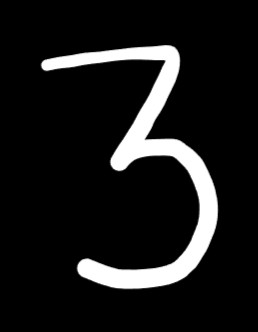
#> input picture images/threeDigital.jpg, 258 x 332 px
$ python preProcessing.py
#> lines starting #> are read from the running program, lines starting #| are printed output that depends on the picture; after the words box and inside, x2 and y2 are one past the last pixel; in counts of white or black regions, pixels touching at a corner belong together
import numpy as np
import cv2
import joblib

knn = joblib.load('models/knn_model.pkl')
#> (reads models/knn_model.pkl from the repository)
svm = joblib.load('models/svm_model.pkl')
#> (reads models/svm_model.pkl from the repository)

image = cv2.imread('images/threeDigital.jpg', cv2.IMREAD_GRAYSCALE)
#> image is the input picture: shape (332, 258); min 0, max 255, mean 27
image = cv2.resize(image, (500, 500), interpolation=cv2.INTER_LINEAR)
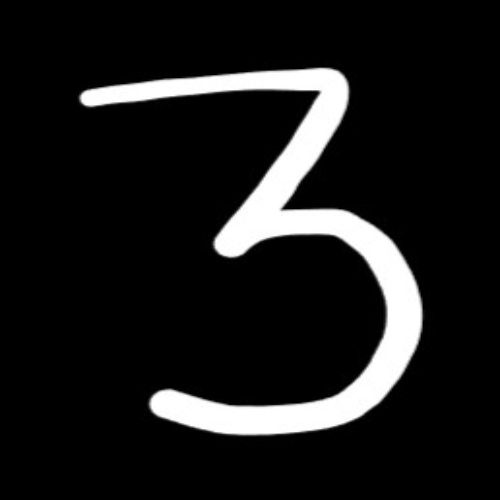
#> image: shape (500, 500); min 0, max 255, mean 27

blurred = cv2.GaussianBlur(image, (5,5), 0) # to get rid of noise, but there isnt a lot of it in this image
# cv2.imshow('bllurred_Image', blurred)
canny = cv2.Canny(blurred, 50,200,255)
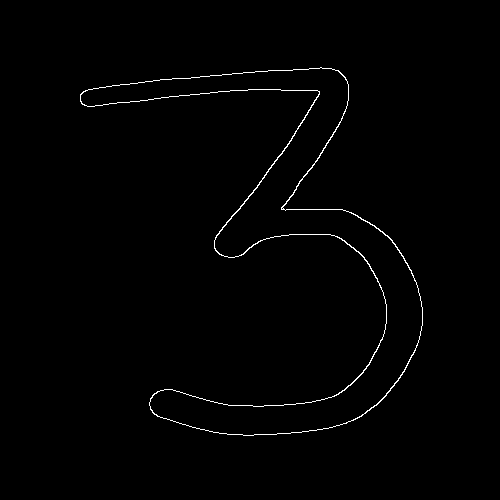
#> canny: shape (500, 500); 0.88% white in thin lines or dots, all inside (x1, y1, x2, y2) = (80, 67, 423, 436)

# extract the edges and make a bounding box around the digits
# we find contours first, filter out noise from it, and then draw the bounding boxrm

contours,_ = cv2.findContours(canny, cv2.RETR_EXTERNAL, cv2.CHAIN_APPROX_SIMPLE)
#> contours = 1 contour; box (x1, y1, x2, y2) and area: (80, 67, 423, 436) 26644

boundaryBoxImage = cv2.cvtColor(image, cv2.COLOR_GRAY2BGR)
for cnt in contours:
    x,y,w,h = cv2.boundingRect(cnt)
    if w>10 and h>10:
        cv2.rectangle(boundaryBoxImage, (x,y), (x+w,y+h), (0,255,0),2)
#> this loop made 1 pass
#> (x, y, w, h) on pass 1: (80, 67, 343, 369)
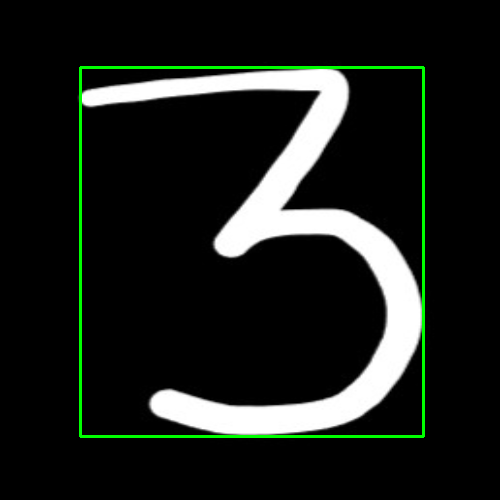
#> boundaryBoxImage: shape (500, 500, 3); mean B, G, R 26.9, 31.3, 26.9

cv2.imshow('Original image', image)
# cv2.imshow('Edged image', canny)
cv2.imshow('Image with boundary box', boundaryBoxImage)

cv2.waitKey(0)
cv2.destroyAllWindows()

digit_images = []
for cnt in contours:
    x, y, w, h = cv2.boundingRect(cnt)
    if w > 10 and h > 10:
        digit = image[y:y+h, x:x+w]
        resized_digit = cv2.resize(digit, (8, 8), interpolation=cv2.INTER_AREA)
        inverted_digit = cv2.bitwise_not(resized_digit)
        scaled_digit = (inverted_digit / 255.0) * 16
        flat_digit = scaled_digit.flatten().reshape(1, -1)

        prediction = knn.predict(flat_digit)[0]
        print("the digit is (knn): ", prediction)

        prediction = svm.predict(flat_digit)[0]
        print("the digit is (svm): ", prediction)
        cv2.waitKey(0)
        cv2.destroyAllWindows()
#> this loop made 1 pass
#> (x, y, w, h) on pass 1: (80, 67, 343, 369)
#| the digit is (knn):  0
#| the digit is (svm):  0
#> pass 1, `digit = image[y:y+h, x:x+w]`:
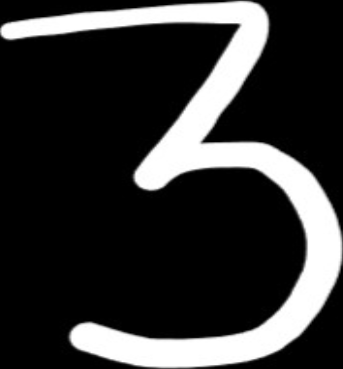
#> digit: shape (369, 343); min 0, max 255, mean 53.3
